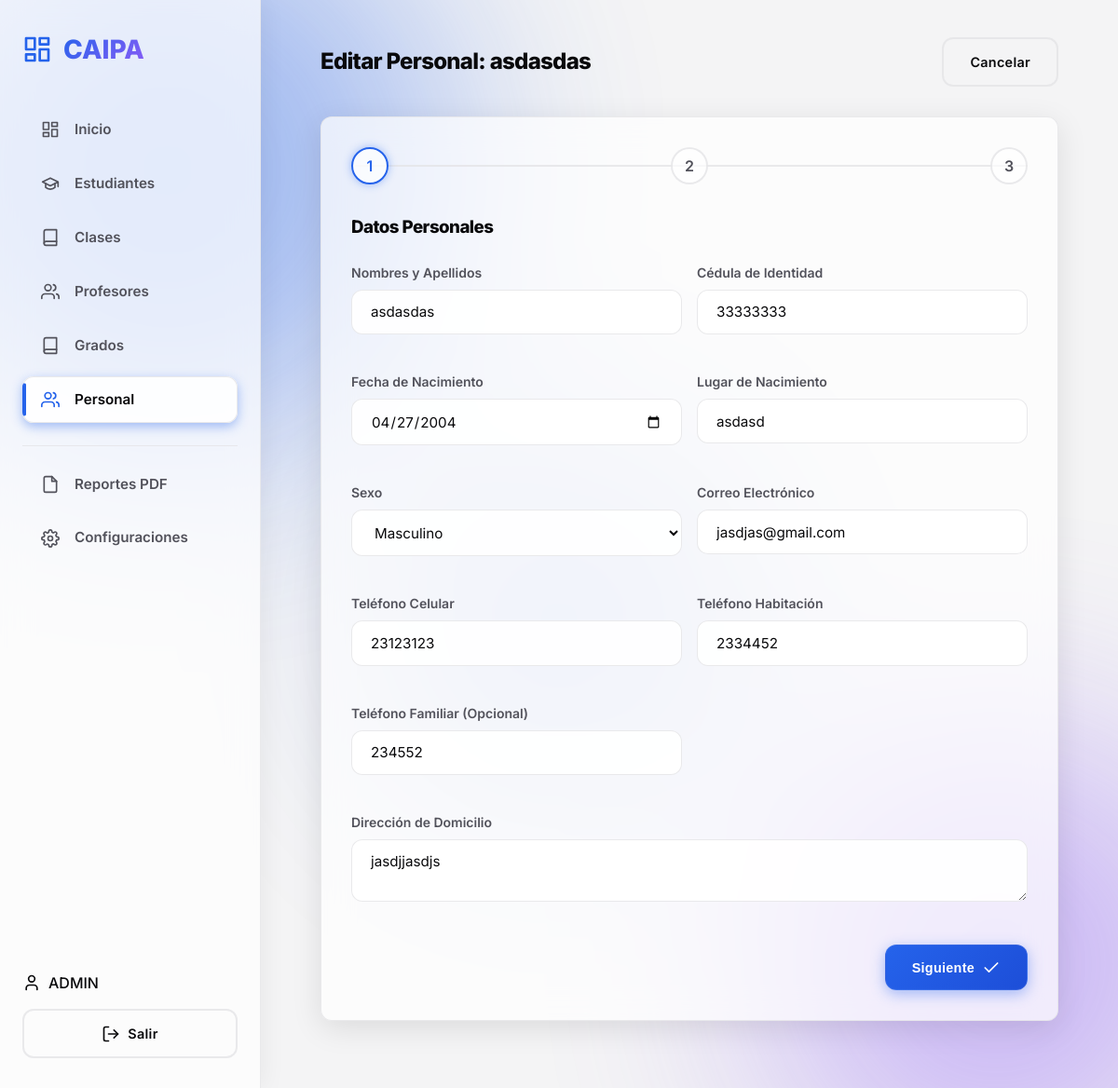
The page /index.php?action=personal_edit&id=2 (signed in) on the database its author committed.
### tables this page shows
CREATE TABLE IF NOT EXISTS `personal` (
  `id_personal` int NOT NULL AUTO_INCREMENT,
  `nombres_apellidos` varchar(100) NOT NULL,
  `cedula` varchar(15) NOT NULL,
  `fecha_nacimiento` date NOT NULL,
  `lugar_nacimiento` varchar(100) NOT NULL,
  `direccion` text NOT NULL,
  `telefono_habitacion` varchar(20) DEFAULT NULL,
  `telefono_celular` varchar(20) NOT NULL,
  `telefono_familiar` varchar(20) DEFAULT NULL,
  `correo` varchar(100) NOT NULL,
  `id_sexo` int NOT NULL,
  `edad` int NOT NULL,
  `titulo_pregrado` varchar(100) DEFAULT NULL,
  `postgrado` varchar(100) DEFAULT NULL,
  `estudia_actualmente` tinyint(1) NOT NULL DEFAULT '0',
  `estudios_actuales` varchar(255) DEFAULT NULL,
  `tipo_personal` enum('Docente','Administrativo','Obrero') NOT NULL,
  `fecha_ingreso_mppe` date DEFAULT NULL,
  `codigo_rac` varchar(50) DEFAULT NULL,
  `cargo` varchar(100) DEFAULT NULL,
  `carga_horaria` int DEFAULT NULL,
  `codigo_dependencia` varchar(50) DEFAULT NULL,
  `id_dependencia` int NOT NULL,
  `institucion_pertenece` varchar(100) DEFAULT NULL,
  `tipo_cuenta_nomina` varchar(20) DEFAULT NULL,
  `numero_cuenta_nomina` varchar(30) DEFAULT NULL,
  `matricula_docente` varchar(50) DEFAULT NULL,
  `situacion_trabajador` varchar(50) DEFAULT NULL,
  `otros_datos` text,
  `created_at` timestamp NULL DEFAULT CURRENT_TIMESTAMP,
  PRIMARY KEY (`id_personal`),
  UNIQUE KEY `cedula` (`cedula`),
  KEY `id_sexo` (`id_sexo`),
  KEY `id_dependencia` (`id_dependencia`)
);

CREATE TABLE IF NOT EXISTS `sexo` (
  `id_sexo` int NOT NULL AUTO_INCREMENT,
  `descripcion_sexo` varchar(10) NOT NULL,
  PRIMARY KEY (`id_sexo`),
  UNIQUE KEY `descripcion_sexo` (`descripcion_sexo`)
);

### controllers/PersonalController.php (called while the page is built, shortened)
<?php
require_once __DIR__ . '/../models/Personal.php';
class PersonalController {
    private $personal;
    public function __construct() {
        $this->personal = new Personal();
    }
    public function edit() {
        $id = $_GET['id'] ?? 0;
        $personal = $this->personal->getPersonalById($id);
        $sexos = $this->personal->getSexos();
        require_once __DIR__ . '/../views/personal/edit.php';
    }
}
?>

### models/BaseModel.php (called while the page is built, shortened)
<?php
require_once __DIR__ . '/../config/Database.php';
abstract class BaseModel {
    public function __construct() {
        $database = new Database();
        $this->conn = $database->getConnection();
    }
}
?>

### config/Database.php (called while the page is built, shortened)
<?php
class Database {
    private $host = "localhost";
    private $db_name = "_cai_db";
    private $username = "root";
    private $password = "";
    public function getConnection() {
        $this->conn = null;
        try {
            $dsn = "mysql:host=" . $this->host . ";dbname=" . $this->db_name . ";charset=utf8mb4";
            $options = [
                PDO::ATTR_ERRMODE            => PDO::ERRMODE_EXCEPTION,
                PDO::ATTR_DEFAULT_FETCH_MODE => PDO::FETCH_ASSOC,
                PDO::ATTR_EMULATE_PREPARES   => false,
            ];
            $this->conn = new PDO($dsn, $this->username, $this->password, $options);
        } catch(PDOException $exception) {
            error_log("Connection error: " . $exception->getMessage());
            die("Error de conexión a la base de datos.");
        }
        return $this->conn;
    }
}
?>

### models/Personal.php (called while the page is built, shortened)
<?php
require_once 'BaseModel.php';
class Personal extends BaseModel {
    protected $table_name = "personal";
    public function getPersonalById($id) {
        $query = "SELECT p.*, s.descripcion_sexo, d.nombre_dependencia
                  FROM " . $this->table_name . " p
                  LEFT JOIN sexo s ON p.id_sexo = s.id_sexo
                  LEFT JOIN dependencias d ON p.id_dependencia = d.id_dependencia
                  WHERE p.id_personal = :id";
        $stmt = $this->conn->prepare($query);
        $stmt->bindValue(':id', $id, PDO::PARAM_INT);
        $stmt->execute();
        return $stmt->fetch(PDO::FETCH_ASSOC);
    }
    public function getSexos() {
        return $this->conn->query("SELECT * FROM sexo")->fetchAll(PDO::FETCH_ASSOC);
    }
}
?>

### views/personal/edit.php (the view, shortened to what this page needs)
<div>
    <div style="display: flex; justify-content: space-between; align-items: center; margin-bottom: 2rem;">
        <h2>Editar Personal: <?= htmlspecialchars($personal['nombres_apellidos']) ?></h2>
        <a href="index.php?action=personal_show&id=<?= $personal['id_personal'] ?>" class="btn btn-outline">Cancelar</a>
    </div>
    <div class="panel">
        <form class="stepper-form" action="index.php?action=personal_update" method="POST">
            <div class="stepper-header">
                <div class="step-indicator">1</div>
                <div class="step-indicator">2</div>
                <div class="step-indicator">3</div>
            </div>
            <div class="step-content">
                <h3 style="margin-bottom: 1.5rem;">Datos Personales</h3>
                <div style="display: grid; grid-template-columns: 1fr 1fr; gap: 1rem;">
                    <div class="form-group">
                        <label>Nombres y Apellidos</label>
                        <input type="text" name="nombres_apellidos" value="<?= htmlspecialchars($personal['nombres_apellidos']) ?>" required>
                    </div>
                    <div class="form-group">
                        <label>Cédula de Identidad</label>
                        <input type="text" name="cedula" value="<?= htmlspecialchars($personal['cedula']) ?>" pattern="[0-9]+" inputmode="numeric" title="Solo números" required>
                    </div>
                    <div class="form-group">
                        <label>Fecha de Nacimiento</label>
                        <input type="date" name="fecha_nacimiento" value="<?= htmlspecialchars($personal['fecha_nacimiento']) ?>" required>
                    </div>
                    <div class="form-group">
                        <label>Lugar de Nacimiento</label>
                        <input type="text" name="lugar_nacimiento" value="<?= htmlspecialchars($personal['lugar_nacimiento']) ?>" required>
                    </div>
                    <div class="form-group">
                        <label>Sexo</label>
                        <select name="id_sexo" required>
                            <?php foreach($sexos as $s): ?>
                                <option value="<?= $s['id_sexo'] ?>" <?= $s['id_sexo'] == $personal['id_sexo'] ? 'selected' : '' ?>><?= htmlspecialchars($s['descripcion_sexo']) ?></option>
                            <?php endforeach; ?>
                        </select>
                    </div>
                    <div class="form-group">
                        <label>Correo Electrónico</label>
                        <input type="email" name="correo" value="<?= htmlspecialchars($personal['correo'] ?? '') ?>" required>
                    </div>
                    <div class="form-group">
                        <label>Teléfono Celular</label>
                        <input type="tel" name="telefono_celular" value="<?= htmlspecialchars($personal['telefono_celular']) ?>" pattern="[0-9\-\+\s]+" inputmode="tel" title="Solo números, guiones y espacios" required>
                    </div>
                    <div class="form-group">
                        <label>Teléfono Habitación</label>
                        <input type="tel" name="telefono_habitacion" value="<?= htmlspecialchars($personal['telefono_habitacion'] ?? '') ?>" pattern="[0-9\-\+\s]*" inputmode="tel" title="Solo números, guiones y espacios">
                    </div>
                    <div class="form-group">
                        <label>Teléfono Familiar (Opcional)</label>
                        <input type="tel" name="telefono_familiar" value="<?= htmlspecialchars($personal['telefono_familiar'] ?? '') ?>" pattern="[0-9\-\+\s]*" inputmode="tel" title="Solo números, guiones y espacios">
                    </div>
                    <div class="form-group" style="grid-column: span 2;">
                        <label>Dirección de Domicilio</label>
                        <textarea name="direccion" required><?= htmlspecialchars($personal['direccion']) ?></textarea>
                    </div>
                </div>
                <div style="text-align: right; margin-top: 1rem;">
                    <button type="button" class="btn btn-primary next-btn">Siguiente <?= Icons::check() ?></button>
                </div>
            </div>
        </form>
    </div>
</div>
<?php
require_once __DIR__ . '/../layouts/main.php';
?>

### assets/css/main.css (style rules this page uses)
:root, [data-theme="dark"] { --bg-dark: #09090b; --bg-panel: rgba(24, 24, 27, 0.65); --bg-input: rgba(39, 39, 42, 0.7); --border-color: rgba(63, 63, 70, 0.5); --primary: #0ea5e9; --primary-hover: #0284c7; --primary-glow: rgba(14, 165, 233, 0.5); --success: #10b981; --danger: #ef4444; --warning: #f59e0b; --text-main: #f4f4f5; --text-muted: #a1a1aa; --font-sans: 'Inter', sans-serif; --font-mono: 'JetBrains Mono', monospace; --radius: 12px; --transition: all 0.3s cubic-bezier(0.4, 0, 0.2, 1); --glass-blur: blur(16px); --auth-overlay: rgba(0, 0, 0, 0.6); }
[data-theme="light"] { --bg-dark: #f4f4f5; --bg-panel: rgba(255, 255, 255, 0.7); --bg-input: rgba(255, 255, 255, 0.9); --border-color: rgba(228, 228, 231, 0.8); --primary: #2563eb; --primary-hover: #1d4ed8; --primary-glow: rgba(37, 99, 235, 0.4); --text-main: #09090b; --text-muted: #52525b; --auth-overlay: rgba(255, 255, 255, 0.5); }
* { box-sizing: border-box; margin: 0; padding: 0; }
body { background-color: var(--bg-dark); color: var(--text-main); font-family: var(--font-sans); line-height: 1.5; -webkit-font-smoothing: antialiased; min-height: 100vh; display: flex; overflow-x: hidden; position: relative; }
h1, h2, h3, h4 { font-weight: 800; letter-spacing: -0.03em; }
.panel { background-color: var(--bg-panel); backdrop-filter: var(--glass-blur); -webkit-backdrop-filter: var(--glass-blur); border: 1px solid var(--border-color); border-radius: var(--radius); padding: 2rem; box-shadow: 0 8px 32px rgba(0, 0, 0, 0.1); margin-bottom: 2rem; }
.form-group { margin-bottom: 1.5rem; }
label { display: block; font-size: 0.875rem; font-weight: 600; margin-bottom: 0.5rem; color: var(--text-muted); }
input, select, textarea { width: 100%; padding: 0.85rem 1.25rem; background-color: var(--bg-input); border: 1px solid var(--border-color); border-radius: var(--radius); color: var(--text-main); font-family: var(--font-sans); transition: var(--transition); outline: none; font-size: 0.95rem; }
.btn { display: inline-flex; align-items: center; justify-content: center; gap: 0.5rem; padding: 0.85rem 1.75rem; font-weight: 600; letter-spacing: 0.02em; border-radius: var(--radius); border: none; cursor: pointer; transition: var(--transition); text-decoration: none; font-size: 0.9rem; color: var(--text-main); position: relative; overflow: hidden; }
.btn-primary { background: linear-gradient(135deg, var(--primary), var(--primary-hover)); color: #fff; box-shadow: 0 4px 15px var(--primary-glow); border: 1px solid rgba(255,255,255,0.1); }
.btn-outline { background-color: transparent; border: 2px solid var(--border-color); color: var(--text-main); }
.stepper-header { display: flex; justify-content: space-between; margin-bottom: 2rem; position: relative; }
.stepper-header::before { content: ''; position: absolute; top: 50%; left: 0; right: 0; height: 2px; background-color: var(--border-color); z-index: 1; transform: translateY(-50%); }
.step-indicator { position: relative; z-index: 2; background-color: var(--bg-panel); border: 2px solid var(--border-color); color: var(--text-muted); width: 2.5rem; height: 2.5rem; border-radius: 50%; display: flex; align-items: center; justify-content: center; font-weight: 600; transition: var(--transition); }
.step-indicator.active { border-color: var(--primary); color: var(--primary); box-shadow: 0 0 10px var(--primary-glow); }
.step-content { display: none; animation: fadeIn 0.4s ease-in-out; }
.step-content.active { display: block; }

### rows shown on the page
personal: nombres_apellidos "asdasdas", cedula "33333333", fecha_nacimiento "04/27/2004", lugar_nacimiento "asdasd", id_sexo "Masculino", correo "jasdjas@gmail.com", telefono_celular "23123123", telefono_habitacion "2334452", telefono_familiar "234552", direccion "jasdjjasdjs"

### other values the page prints
$_SESSION['username'] "ADMIN"
